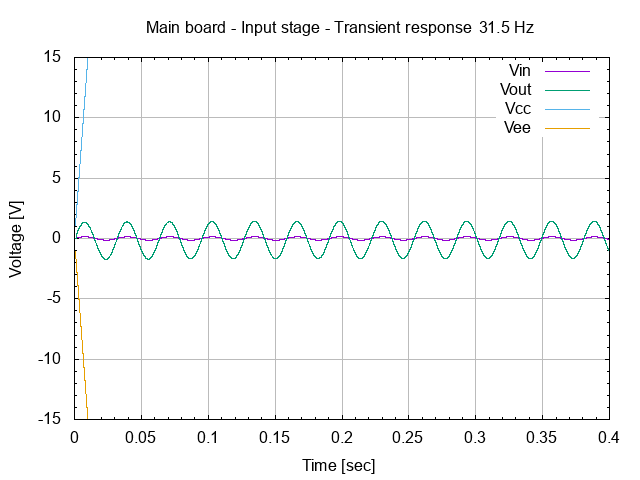

The gnuplot source for this figure:
# setup terminal
set term png

# setup graph
set output "26.003.00.01.01.01.png"
set title "Main board - Input stage - Transient response @ 31.5 Hz"

# setup Y-axis
set yrange [-15:15]
set grid ytics lt 1 lw 1 lc rgb "#bbbbbb"
set mytics
set ylabel "Voltage [V]"

# setup X-axis
set grid xtics lt 1 lw 1 lc rgb "#bbbbbb"
set mxtics
set xlabel "Time [sec]"

# setup plot style
set style data lines
plot '26.003.00.01.01.dat' using 1:2 title "Vin", \
     '26.003.00.01.01.dat' using 1:3 title "Vout", \
     '26.003.00.01.01.dat' using 1:4 title "Vcc", \
     '26.003.00.01.01.dat' using 1:5 title "Vee"

# set output back to default
set output

# reset terminal type
set terminal pop
